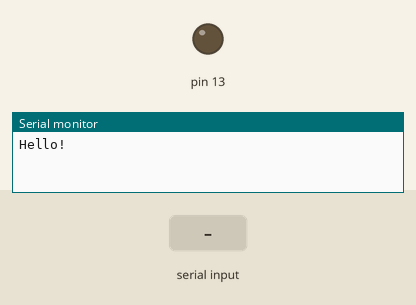
Bench run of a sketch on a simulated Arduino Uno, built with avr-gcc and run on an emulated ATmega328P. Shown: output pins drawn as LEDs (lit = HIGH), the last lines printed to the serial monitor. The inputs (shaded band) are chosen by the test bench.

Above: at 1.2 s.
1.3 s: "a" received over the second serial link
At 2.3 s:
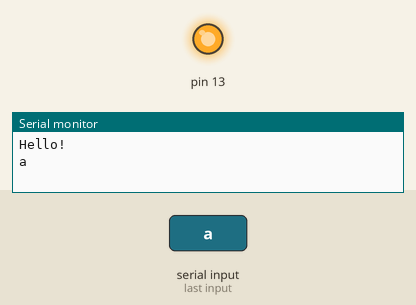
2.8 s: "b" received over the second serial link
At 3.4 s:
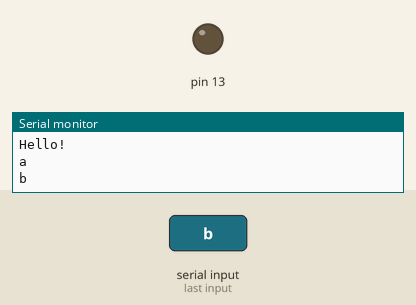
Timing chart, 0 to 5.8 s (numbered marks = the images above; inputs shaded):
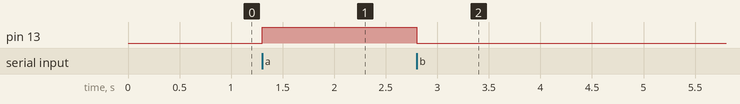

The sketch:

hc-06_master.ino
```cpp
#include <SoftwareSerial.h>


SoftwareSerial BTSerial(2, 3);  //객체 지향 언어의 형태이고, 해당라이브러리를 사용하겠다고 선언한 내용입니다.

void setup()
{
  Serial.begin(9600);
  Serial.println("Hello!");

  BTSerial.begin(9600);  // set the data rate for the BT port
  pinMode(13, OUTPUT);


}

void loop()
{
  byte data;
  data  =  BTSerial.read();
    if(data=='a'){
      digitalWrite(13, HIGH);   // set the LED on
      Serial.println("a");
    }
    if(data=='b'){
      digitalWrite(13, LOW);    // set the LED off
      Serial.println("b");
    }

}
```

Measured:
- after the input at 1.3 s, pin 13: LOW → HIGH at once
- after the input at 2.8 s, pin 13: HIGH → LOW at once
